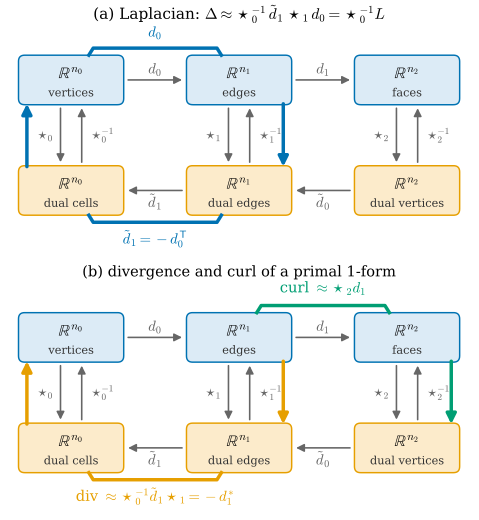

The Python source for this figure:
"""Figure 36.6.1: vector calculus as paths in the DEC diagram (schematic, Section 36.6).

Top row: primal discrete forms R^{n0} --d0--> R^{n1} --d1--> R^{n2}; bottom row: dual forms (dual 2-forms under
primal 0-forms, and so on), with the dual derivatives d~0 = d1^T and d~1 = -d0^T (Proposition 36.5.5) running from
right to left; vertical arrows: the diagonal Hodge stars down and their inverses up.
(a) the Laplacian path d0, star1, d~1, star0^{-1} (blue loop): Delta ~ star0^{-1} d~1 star1 d0 = star0^{-1} L.
(b) the divergence path star1, d~1, star0^{-1} (orange) and the curl path d1, star2 (green).
Self-check: on a jittered equilateral patch, star0^{-1} d~1 star1 d0 equals star0^{-1} L with L = -d0^T star1 d0 =
dgmesh.cotan_laplacian, and star2 d1 d0 = 0 (curl grad = 0).

Run from the project root:
``PYTHONPATH=tools python3 chapters/36-discrete-exterior-calculus/figures/fig-36-6-1-compositions.py``
"""

import sys
from pathlib import Path

sys.path.insert(0, str(Path(__file__).resolve().parents[1] / "lib"))

import ch36  # noqa: E402
import dgdec as dd  # noqa: E402
import dgmesh as dm  # noqa: E402

import dgfig  # noqa: E402

dgfig.setup()

import matplotlib.pyplot as plt  # noqa: E402
import numpy as np  # noqa: E402
from matplotlib.patches import FancyArrowPatch, FancyBboxPatch  # noqa: E402

rng = np.random.default_rng(366)
V, F = ch36.equilateral_patch(2)
V = V + 0.05 * rng.uniform(-1, 1, size=V.shape)
D0, D1 = dd.d0(F, len(V)), dd.d1(F)
s0, s1, s2 = dd.dual_areas(V, F, "circumcentric"), dd.hodge1(V, F), dd.hodge2(V, F)
dt1 = ch36.dual_d1(F, len(V))
lap = (dt1 @ (s1[:, None] * D0)) / s0[:, None]
L = dm.cotan_laplacian(np.c_[V, np.zeros(len(V))], F)
assert np.allclose(lap, L / s0[:, None]) and np.allclose(-D0.T @ (s1[:, None] * D0), L)
assert not np.any(s2[:, None] * (D1 @ D0))

col = dgfig.COLORS
BLUE, ORANGE, GREEN, GRAY = col["tangent"], col["accent"], col["third"], "#666666"
W_, H_ = 1.15, 0.52
xs = [0.0, 1.9, 3.8]
ytop, ybot = 1.25, 0.0


def draw_base(ax):
    for k, x in enumerate(xs):
        for y, face, edge, lab, sub in ((ytop, "#DCEBF6", BLUE, rf"$\mathbb{{R}}^{{n_{k}}}$", ["vertices", "edges", "faces"][k]),
                                        (ybot, "#FCEBCB", ORANGE, rf"$\mathbb{{R}}^{{n_{k}}}$",
                                         ["dual cells", "dual edges", "dual vertices"][k])):
            ax.add_patch(FancyBboxPatch((x - W_ / 2, y - H_ / 2), W_, H_, boxstyle="round,pad=0.02,rounding_size=0.07",
                                        facecolor=face, edgecolor=edge, lw=1.1, zorder=2))
            ax.text(x, y + 0.07, lab, ha="center", va="center", fontsize=12, zorder=3)
            ax.text(x, y - 0.15, sub, ha="center", va="center", fontsize=8.5, color="#333333", zorder=3)
    ax.set_xlim(-0.75, 4.55)
    ax.set_ylim(-0.75, 1.85)
    ax.set_aspect("equal")
    ax.set_axis_off()


def arrow(ax, p, q, color, text=None, toff=(0, 0.12), lw=1.2, fs=11, ms=12, zorder=1):
    ax.add_patch(FancyArrowPatch(p, q, arrowstyle="-|>", mutation_scale=ms, color=color, lw=lw, zorder=zorder))
    if text:
        m = 0.5 * (np.array(p) + np.array(q)) + np.array(toff)
        ax.text(*m, text, ha="center", va="center", fontsize=fs, color=color, zorder=5)


fig, (axa, axb) = plt.subplots(2, 1, figsize=(5.6, 5.4))
for ax in (axa, axb):
    draw_base(ax)
    for k in range(2):
        a, b = xs[k] + W_ / 2 + 0.04, xs[k + 1] - W_ / 2 - 0.04
        arrow(ax, (a, ytop), (b, ytop), GRAY, [r"$d_0$", r"$d_1$"][k])
        arrow(ax, (b, ybot), (a, ybot), GRAY, [r"$\tilde d_1$", r"$\tilde d_0$"][k], toff=(0, -0.13))
    for k, x in enumerate(xs):
        arrow(ax, (x - 0.12, ytop - H_ / 2 - 0.03), (x - 0.12, ybot + H_ / 2 + 0.03), GRAY, rf"$\star_{k}$",
              toff=(-0.17, 0), fs=10)
        arrow(ax, (x + 0.12, ybot + H_ / 2 + 0.03), (x + 0.12, ytop - H_ / 2 - 0.03), GRAY,
              rf"$\star_{k}^{{-1}}$", toff=(0.24, 0), fs=10)
# (a) Laplacian loop
y1, y0 = ytop + 0.36, ybot - 0.36
loop = [(xs[0] + 0.2, ytop + H_ / 2 + 0.02), (xs[0] + 0.25, y1), (xs[1] - 0.25, y1), (xs[1] - 0.2, ytop + H_ / 2 + 0.02)]
axa.plot(*np.array(loop).T, color=BLUE, lw=2.6, zorder=4)
axa.add_patch(FancyArrowPatch((xs[1] + 0.50, ytop - H_ / 2 + 0.02), (xs[1] + 0.50, ybot + H_ / 2 - 0.02),
                              arrowstyle="-|>", mutation_scale=15, color=BLUE, lw=2.6, zorder=4))
axa.plot(*np.array([(xs[1] - 0.2, ybot - H_ / 2 - 0.02), (xs[1] - 0.25, y0), (xs[0] + 0.25, y0),
                    (xs[0] + 0.2, ybot - H_ / 2 - 0.02)]).T, color=BLUE, lw=2.6, zorder=4)
axa.add_patch(FancyArrowPatch((xs[0] - 0.50, ybot + H_ / 2 - 0.02), (xs[0] - 0.50, ytop - H_ / 2 + 0.02),
                              arrowstyle="-|>", mutation_scale=15, color=BLUE, lw=2.6, zorder=4))
axa.text(0.95, y1 + 0.13, r"$d_0$", color=BLUE, fontsize=11, ha="center")
axa.text(0.95, y0 - 0.24, r"$\tilde d_1 = -d_0^{\mathsf{T}}$", color=BLUE, fontsize=11, ha="center")
axa.set_title(r"(a) Laplacian: $\Delta \approx \star_0^{-1}\,\tilde d_1\,\star_1\,d_0 = \star_0^{-1}L$", fontsize=11.5,
              color="black")
# (b) divergence and curl
axb.add_patch(FancyArrowPatch((xs[1] + 0.50, ytop - H_ / 2 + 0.02), (xs[1] + 0.50, ybot + H_ / 2 - 0.02),
                              arrowstyle="-|>", mutation_scale=15, color=ORANGE, lw=2.6, zorder=4))
axb.plot(*np.array([(xs[1] - 0.2, ybot - H_ / 2 - 0.02), (xs[1] - 0.25, y0), (xs[0] + 0.25, y0),
                    (xs[0] + 0.2, ybot - H_ / 2 - 0.02)]).T, color=ORANGE, lw=2.6, zorder=4)
axb.add_patch(FancyArrowPatch((xs[0] - 0.50, ybot + H_ / 2 - 0.02), (xs[0] - 0.50, ytop - H_ / 2 + 0.02),
                              arrowstyle="-|>", mutation_scale=15, color=ORANGE, lw=2.6, zorder=4))
axb.plot(*np.array([(xs[1] + 0.2, ytop + H_ / 2 + 0.02), (xs[1] + 0.25, y1), (xs[2] - 0.25, y1),
                    (xs[2] - 0.2, ytop + H_ / 2 + 0.02)]).T, color=GREEN, lw=2.6, zorder=4)
axb.add_patch(FancyArrowPatch((xs[2] + 0.50, ytop - H_ / 2 + 0.02), (xs[2] + 0.50, ybot + H_ / 2 - 0.02),
                              arrowstyle="-|>", mutation_scale=15, color=GREEN, lw=2.6, zorder=4))
axb.text(0.95, y0 - 0.24, r"div $\approx \star_0^{-1}\tilde d_1\star_1 = -d_1^{*}$", color=ORANGE, fontsize=11,
         ha="center")
axb.text(2.85, y1 + 0.15, r"curl $\approx \star_2 d_1$", color=GREEN, fontsize=11, ha="center")
axb.set_title("(b) divergence and curl of a primal 1-form", fontsize=11)
fig.subplots_adjust(left=0.01, right=0.99, top=0.95, bottom=0.01, hspace=0.12)
dgfig.save(fig, __file__)
